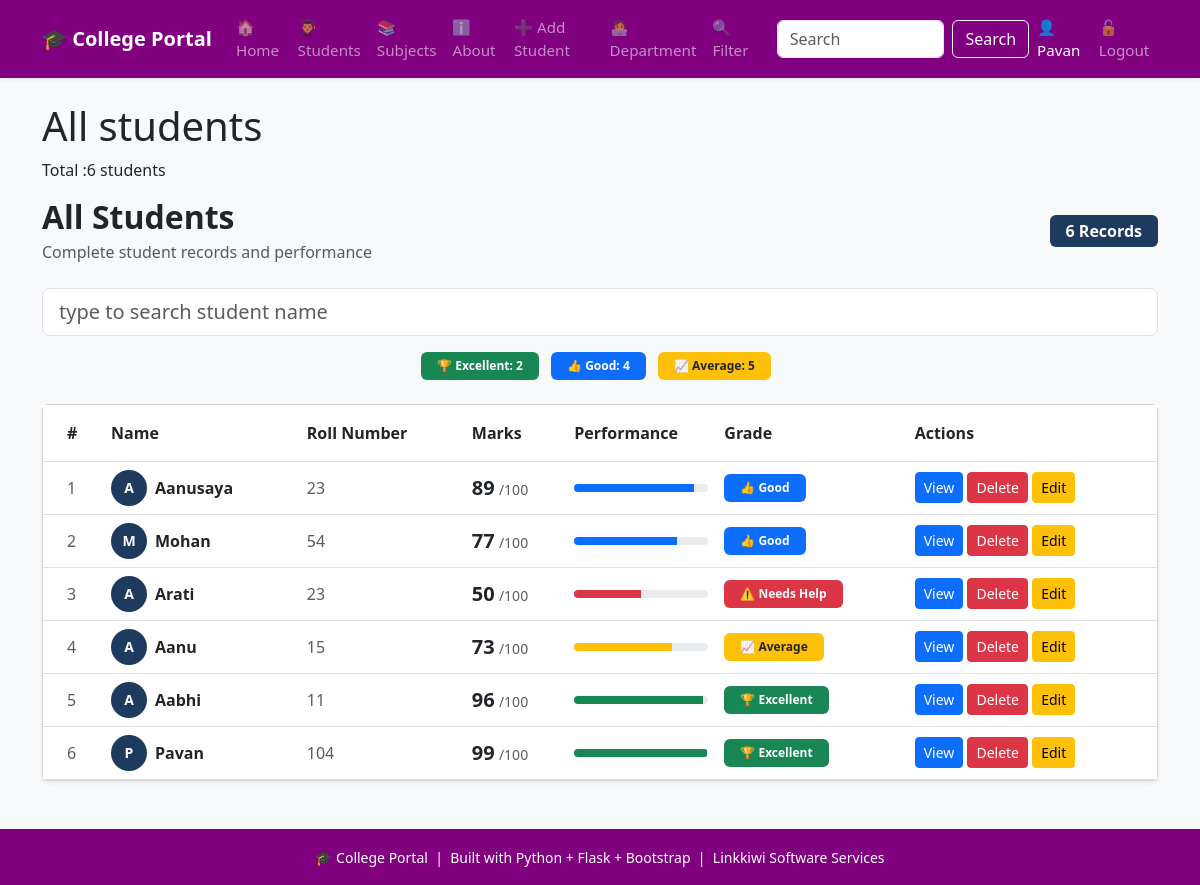
Page /students (signed in) on the committed database.
### tables this page shows
CREATE TABLE students
                    (id INTEGER PRIMARY KEY AUTOINCREMENT,
                     name TEXT NOT NULL,
                     roll INTEGER NOT NULL,
                     marks INTEGER NOT NULL,
                     subject TEXT NOT NULL,
                     attendance INTEGER DEFAULT 0);

### app.py (the view)
@app.route("/students")
def students_page():
    conn = get_db()
    students = conn.execute('SELECT * FROM students ORDER BY id DESC').fetchall()
    conn.close()
    return render_template("students.html", students=students)

### database.py (called while the page is built)
def get_db():
   conn = sqlite3.connect('myproject.db')
   conn.row_factory = sqlite3.Row  # To access columns by name
   return conn

### templates/students.html (shortened to what this page needs)
{% extends 'base.html' %}
{% block content %}
<h1>All students</h1>
<p> Total :{{students|length}} students</p>
<div class="d-flex justify-content-between align-items-center mb-4">
    <div>
        <h2 class="fw-bold mb-1">All Students</h2>
        <p class="text-muted mb-0">
            Complete student records and performance
        </p>
    </div>
    <span class="badge fs-6 px-3 py-2"
          style="background-color: #1e3a5f;">
        {{ students|length }} Records
    </span>
</div>
<div class="mb-3">
    <input type="text"
    id="searchInput"
    class="form-control form-control-lg"
    placeholder="type to search student name"/>
</div>
<div class="row mb-4">
    {% set excellent = students|selectattr('marks','ge',90)|list %}
    {% set good      = students|selectattr('marks','ge',75)|list %}
    {% set average   = students|selectattr('marks','ge',60)|list %}
    <div class="col text-center">
        <span class="badge bg-success px-3 py-2 me-2">
            🏆 Excellent: {{ excellent|length }}
        </span>
        <span class="badge bg-primary px-3 py-2 me-2">
            👍 Good: {{ good|length }}
        </span>
        <span class="badge bg-warning text-dark px-3 py-2 me-2">
            📈 Average: {{ average|length }}
        </span>
    </div>
</div>
<div class="card shadow-sm">
    <div class="card-body p-0">
        <div class="table-responsive">
            <table class="table table-hover mb-0">
                <thead style="background-color: #1e3a5f; color:white;">
                    <tr>
                        <th class="py-3 ps-4">#</th>
                        <th class="py-3">Name</th>
                        <th class="py-3">Roll Number</th>
                        <th class="py-3">Marks</th>
                        <th class="py-3">Performance</th>
                        <th class="py-3">Grade</th>
                        <th class="py-3">Actions</th>
                    </tr>
                </thead>
                <tbody id="tabelBody">
                    {% for student in students %}
                    <tr class="align-middle" data-name="{{student.name|lower}}">
                        <td class="ps-4 text-muted">
                            {{ loop.index }}
                        </td>
                        <td>
                            <div class="d-flex align-items-center">
                                <div class="rounded-circle d-flex align-items-center
                                            justify-content-center me-2 text-white fw-bold"
                                     style="width:36px; height:36px; font-size:14px;
                                            background-color: #1e3a5f;">
                                    {{ student.name[0] }}
                                </div>
                                <span class="fw-bold">{{ student.name }}</span>
                            </div>
                        </td>
                        <td class="text-muted">{{ student.roll }}</td>
                        <td>
                            <span class="fw-bold fs-5">{{ student.marks }}</span>
                            <span class="text-muted small">/100</span>
                        </td>
                        <td style="width:150px;">
                            <div class="progress" style="height:8px;">
                                <div class="progress-bar
                                    {% if student.marks >= 90 %}bg-success
                                    {% elif student.marks >= 75 %}bg-primary
                                    {% elif student.marks >= 60 %}bg-warning
                                    {% else %}bg-danger{% endif %}"
                                    style="width: {{ student.marks|default(0) }}%;">
                                </div>
                            </div>
                        </td>
                        <td>
                            {% if student.marks >= 90 %}
                                <span class="badge bg-success px-3 py-2">
                                    🏆 Excellent
                                </span>
                            {% elif student.marks >= 75 %}
                                <span class="badge bg-primary px-3 py-2">
                                    👍 Good
                                </span>
                            {% elif student.marks >= 60 %}
                                <span class="badge bg-warning text-dark px-3 py-2">
                                    📈 Average
                                </span>
                            {% else %}
                                <span class="badge bg-danger px-3 py-2">
                                    ⚠️ Needs Help
                                </span>
                            {% endif %}
                        </td>
                        <td>
                            <a href="{{ url_for('student_detail', id=student.id) }}"
                             class="btn btn-sm btn-primary">View
                            </a>
                            {% if session.role=='admin' %}
                                <a href="{{ url_for('delete_student', id=student.id) }}"
                                class="btn btn-sm btn-danger">Delete
                                </a>
                                <a href="{{ url_for('edit_student', id=student.id) }}"
                                class="btn btn-sm btn-warning">Edit
                              </a>
                            {% endif %}
                        </td>
                    </tr>
                    {% endfor %}
                </tbody>
            </table>
        </div>
    </div>
</div>
{% endblock %}

### templates/Base.html (shortened to what this page needs)
<!DOCTYPE html>
<html lang="en">
<head>
    <link href="https://cdn.jsdelivr.net/npm/bootstrap@5.3.0/dist/css/bootstrap.min.css"
          rel="stylesheet">
</head>
<body class="bg-light">
    <nav class="navbar navbar-expand-lg navbar-dark shadow-sm" style="background-color: purple;">
    <div class="container">
        <a class="navbar-brand fw-bold" href="{{ url_for('home') }}">
            🎓 College Portal
        </a>
        <div class="collapse navbar-collapse" id="navbarNav">
            <ul class="navbar-nav ms-auto align-items-lg-center">
                <li class="nav-item">
                    <a class="nav-link" href="{{ url_for('home') }}">🏠 Home</a>
                </li>
                <li class="nav-item">
                    <a class="nav-link" href="{{ url_for('students_page') }}">👨‍🎓 Students</a>
                </li>
                <li class="nav-item">
                    <a class="nav-link" href="{{ url_for('subjects') }}">📚 Subjects</a>
                </li>
                <li class="nav-item">
                    <a class="nav-link" href="{{ url_for('about') }}">ℹ️ About</a>
                </li>
                <li class="nav-item">
                    <a class="nav-link" href="{{ url_for('add_student') }}">➕ Add Student</a>
                </li>
                <li class="nav-item">
                    <a class="nav-link" href="{{ url_for('department') }}">👩‍💻 Department</a>
                </li>
                <li class="nav-item">
                    <a class="nav-link" href="{{ url_for('filter_students') }}">🔍 Filter</a>
                </li>
                <li class="nav-item">
                    <form class="d-flex my-2 my-lg-0 ms-lg-3"
                          action="{{ url_for('search') }}"
                          method="GET">
                        <input class="form-control me-2"
                               type="search"
                               placeholder="Search"
                               name="q">
                        <button class="btn btn-outline-light" type="submit">
                            Search
                        </button>
                    </form>
                </li>
                {% if session.username %}
                    <li class="nav-item">
                        <span class="nav-link text-white">
                            👤 {{ session.username }}
                        </span>
                    </li>
                    <li class="nav-item">
                        <a class="nav-link" href="{{ url_for('logout') }}">
                            🔓 Logout
                        </a>
                    </li>
                {% else %}
                    <li class="nav-item">
                        <a class="nav-link" href="{{ url_for('login') }}">
                            🔒 Login
                        </a>
                    </li>
                {% endif %}
            </ul>
        </div>
    </div>
</nav>
<div class="container mt-4 mb-5">
        {% block content %}
        {% endblock %}
</div>
    <footer style="background-color: purple;" class="text-white text-center py-3 mt-5">
        <small>
            🎓 College Portal &nbsp;|&nbsp;
            Built with Python + Flask + Bootstrap &nbsp;|&nbsp;
            Linkkiwi Software Services
        </small>
    </footer>
</body>
</html>

### templates/Base.html (style rules this page uses)
.navbar { min-height: 60px; }
:root { --brand:purple; }
.nav-link { font-size: 0.95rem; font-weight: 500; }

### rows in the picture
students: username "Pavan", name "P", name "Pavan", roll "104", marks "99", shows "🏆 Excellent"
students: name "A", name "Aanusaya", roll "23", marks "89", shows "👍 Good"
students: name "M", name "Mohan", roll "54", marks "77", shows "👍 Good"
students: name "A", name "Arati", roll "23", marks "50", shows "⚠️ Needs Help"
students: name "A", name "Aanu", roll "15", marks "73", shows "📈 Average"
students: name "A", name "Aabhi", roll "11", marks "96", shows "🏆 Excellent"

### other values in the picture
{{ students|length }} "6"
{{ excellent|length }} "2"
{{ good|length }} "4"
{{ average|length }} "5"
